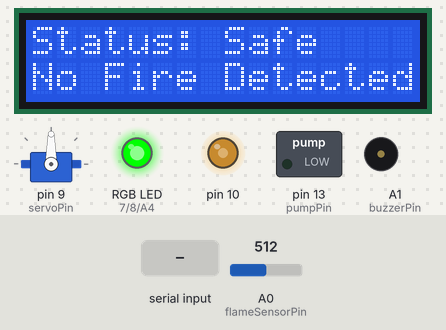
Bench run of a sketch on a simulated Arduino Uno, built with avr-gcc and run on an emulated ATmega328P. Parts: servo, 16×2 character LCD, switched loads named in the sketch (green lamp = pin HIGH), an RGB LED mixed from three pins (HIGH = lit), output pins drawn as LEDs (lit = HIGH), buzzer (waves = sounding). The inputs (shaded band) are chosen by the test bench; at power-on: A0 (flameSensorPin) = 512. What the sketch prints to the serial monitor is not drawn.

Above: at 4.2 s.
4.3 s: A0 (flameSensorPin) set to 492
At 5.2 s:
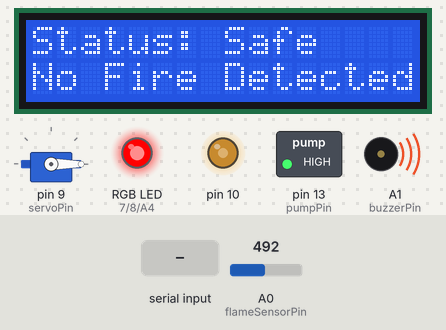
7.3 s: A0 (flameSensorPin) set to 510
At 8.6 s:
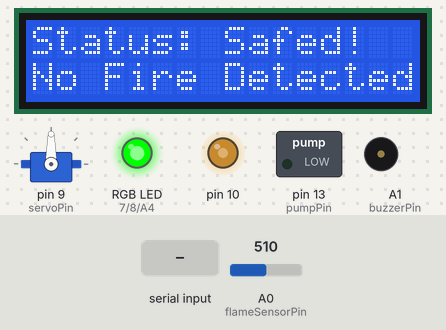
9.1 s: "PUMP ON\n" received over the second serial link
At 9.26 s:
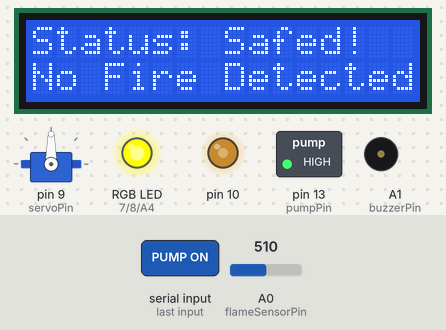
10.8 s: "ANGLE\n" received over the second serial link
At 10.99 s:
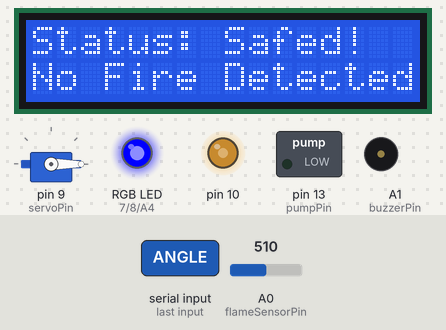
12.5 s: "ANGLE,45\n" received over the second serial link
At 12.74 s:
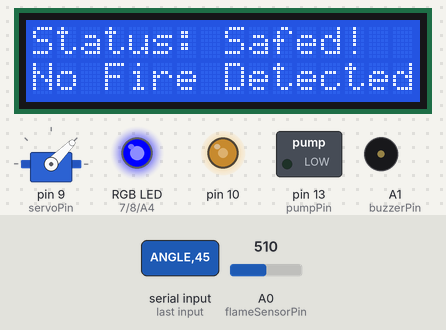
14.3 s: A0 (flameSensorPin) set to 490
At 18.0 s:
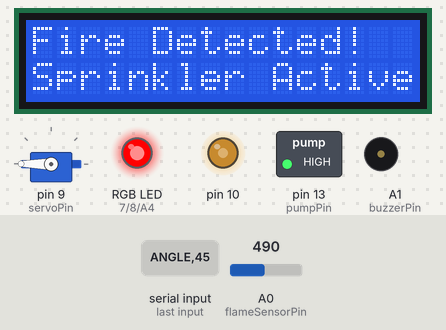
Timing chart, 0 to 18.3 s (numbered marks = the images above; inputs shaded):
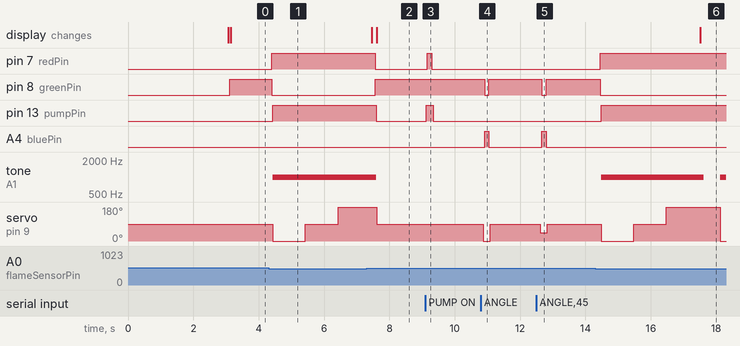

Measured:
- the behaviour switches between 500 and 499 on A0 (flameSensorPin) (found by bisection; images 0 and 1)
- after the input at 4.3 s, pin 7 (redPin): LOW → HIGH after 0.10 s; pin 8 (greenPin): HIGH → LOW after 0.10 s; pin 13 (pumpPin): LOW → HIGH after 0.13 s; tone on A1 (buzzerPin): silent → 1000 Hz after 0.13 s; servo on pin 9 (servoPin): 90° → 0° after 0.13 s, → 90° 1.0 s later, → 180° 1.0 s later
- after the input at 7.3 s, pin 7 (redPin): HIGH → LOW after 0.27 s; pin 8 (greenPin): LOW → HIGH after 0.27 s; pin 13 (pumpPin): HIGH → LOW after 0.30 s; tone on A1 (buzzerPin): goes on until 7.6 s, then stays silent; the display: first differs from a run without the input after 0.31 s (image 2)
- after the input at 9.1 s, pin 7 (redPin): LOW → HIGH after 0.07 s, → LOW 0.14 s later; pin 13 (pumpPin): LOW → HIGH at once, → LOW 0.20 s later
- after the input at 10.8 s, pin 8 (greenPin): HIGH → LOW after 0.11 s, → HIGH 0.13 s later; A4 (bluePin): LOW → HIGH after 0.11 s, → LOW 0.13 s later; servo on pin 9 (servoPin): 90° → 0° after 0.07 s, → 90° 0.21 s later
- after the input at 12.5 s, pin 8 (greenPin): HIGH → LOW after 0.16 s, → HIGH 0.13 s later; A4 (bluePin): LOW → HIGH after 0.16 s, → LOW 0.13 s later; servo on pin 9 (servoPin): 90° → 45° after 0.11 s, → 90° 0.22 s later
- after the input at 14.3 s, pin 7 (redPin): LOW → HIGH after 0.15 s; pin 8 (greenPin): HIGH → LOW after 0.15 s

The sketch:

firedetectionsprinkler_1.ino
```cpp
#include <Servo.h>
#include <LiquidCrystal.h>
#include <SoftwareSerial.h>

// Pin definitions
const int flameSensorPin = A0;
const int buzzerPin = A1;
const int servoPin = 9;
const int pumpPin = 13; // pin for pump
const int redPin = 7;  // Red pin of RGB LED
const int greenPin = 8; // Green pin of RGB LED
const int bluePin = A4;  // Blue pin of RGB LED
const int buttonPin = 6; // Button pin

// Variables
int flameDetected = 0;
bool fireDetected = false;
bool buzzerOn = false; // Track buzzer state

// Initialize components
Servo sprinklerServo;
int Contrast = 130;
LiquidCrystal lcd(12, 11, 5, 4, 3, 2); // RS, E, D4, D5, D6, D7
SoftwareSerial bluetooth(A2, A3); // RX, TX for Bluetooth

void setup() {
  // Initialize Serial Monitor
  Serial.begin(9600);
  Serial.println("System Initialized!");

  // Initialize components
  pinMode(flameSensorPin, INPUT);
  pinMode(buzzerPin, OUTPUT);
  pinMode(pumpPin, OUTPUT);
  pinMode(redPin, OUTPUT);
  pinMode(greenPin, OUTPUT);
  pinMode(bluePin, OUTPUT);
  pinMode(buttonPin, INPUT); // No internal pull-up, since using external resistor

  sprinklerServo.attach(servoPin);
  sprinklerServo.write(90); // Set servo to default position (90°)
  analogWrite(10, Contrast);
  lcd.begin(16, 2);
  lcd.print("Fire Strike");
  delay(3000);
  lcd.clear();

  // Initialize Bluetooth communication
  bluetooth.begin(9600);
  bluetooth.println("Bluetooth Connected!");
  Serial.println("Bluetooth Connected!");
}

void loop() {
  // Read flame sensor value
  flameDetected = analogRead(flameSensorPin);
  Serial.println("Flame Sensor Value: " + String(flameDetected));

  if (flameDetected < 500) { // Fire detected
  fireDetected = true;
  // Manual button to turn off the buzzer
  //if (digitalRead(buttonPin) == LOW) { // Button pressed (LOW because of external pull-up)
    if (buzzerOn) { // Only act if the buzzer is currently on
      Serial.println("Button pressed. Turning off buzzer.");
      noTone(buzzerPin); // Turn off the buzzer
      buzzerOn = false; // Update buzzer state
      delay(500); // Simple debounce delay
    }
  //}

    Serial.println("Fire detected! Setting LED to red.");
    setColor(255, 0, 0); // Red color
    tone(buzzerPin, 1000); // Turn on the buzzer with a 1kHz tone
    buzzerOn = true; // Buzzer is on
    digitalWrite(pumpPin, HIGH); // Turn on the pump

    // Rotate servo to 0°, 90°, and 180° in sequence
    rotateServo();

    // Display fire status on LCD
    lcd.setCursor(0, 0);
    lcd.print("Fire Detected!");
    lcd.setCursor(0, 1);
    lcd.print("Sprinkler Active");

    // Send fire status to Serial Monitor
    Serial.println("Fire Detected! Sprinkler Active");

    // Send fire status to smartphone
    bluetooth.println("Fire Detected! Sprinkler Active");

  } else { // No fire
    fireDetected = false;
    Serial.println("No fire detected. Setting LED to green.");
    setColor(0, 255, 0); // Green color
    noTone(buzzerPin); // Turn off the buzzer
    buzzerOn = false; // Buzzer is off
    digitalWrite(pumpPin, LOW); // Turn off the pump

    // Set servo to default position (90°)
    sprinklerServo.write(90);

    // Display safe status on LCD
    lcd.setCursor(0, 0);
    lcd.print("Status: Safe");
    lcd.setCursor(0, 1);
    lcd.print("No Fire Detected");

    // Send safe status to Serial Monitor
    Serial.println("Status: Safe - No Fire Detected");

    // Send safe status to smartphone
    bluetooth.println("Status: Safe");
  }

  // Bluetooth control
  if (bluetooth.available()) {
    String bluetoothData = bluetooth.readStringUntil('\n');
    bluetoothData.trim();
    Serial.println("Bluetooth Command: " + bluetoothData);

    if (bluetoothData == "PUMP ON") {
      digitalWrite(pumpPin, HIGH);
      bluetooth.println("Pump turned ON");
      Serial.println("Pump turned ON via Bluetooth");
      setColor(255, 255, 0); // Yellow color for manual pump control
    } else if (bluetoothData == "PUMP OFF") {
      digitalWrite(pumpPin, LOW);
      bluetooth.println("Pump turned OFF");
      Serial.println("Pump turned OFF via Bluetooth");
      setColor(0, 255, 0); // Green color for safe state
    } else if (bluetoothData.startsWith("ANGLE")) {
      int angle = bluetoothData.substring(6).toInt();
      sprinklerServo.write(angle);
      bluetooth.println("Sprinkler angle set to: " + String(angle) + " deg");
      Serial.println("Sprinkler angle set to: " + String(angle) + " deg via Bluetooth");
      setColor(0, 0, 255); // Blue color for manual angle control
    }
  }

  delay(100); // Small delay for stability
}

// Function to set RGB LED color
void setColor(int red, int green, int blue) {
  analogWrite(redPin, red);
  analogWrite(greenPin, green);
  analogWrite(bluePin, blue);
  Serial.println("LED Color - R: " + String(red) + ", G: " + String(green) + ", B: " + String(blue));
}

// Function to rotate servo to 0°, 90°, and 180°
void rotateServo() {
  int angles[] = {0, 90, 180}; // Angles to rotate to
  for (int i = 0; i < 3; i++) {
    sprinklerServo.write(angles[i]); // Move servo to the current angle
    delay(1000); // Wait for 1 second at each angle
  }
}
```
